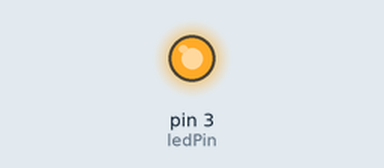
The sketch below on a simulated Arduino Uno, built with avr-gcc and run on an emulated ATmega328P. Parts: output pins drawn as LEDs (lit = HIGH).

Above: at 1.0 s.
At 5.5 s:
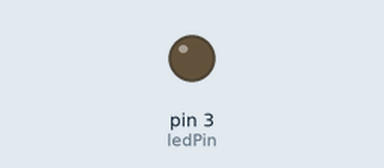
Timing chart, 0 to 6.9 s (numbered marks = the images above):
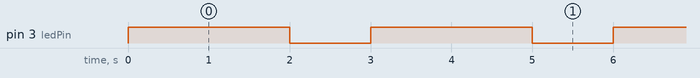

Measured:
- by itself, pin 3 (ledPin): alternates HIGH for 2.0 s and LOW for 1.0 s

The sketch:

clignotage_de_LED.ino
```cpp
const int ledPin = 3; // déclarez la broche 3 comme la broche LED

void setup() {
  pinMode(ledPin, OUTPUT); // configurez la broche 3 comme une sortie
}

void loop() {
  digitalWrite(ledPin, HIGH); // allumez la LED
  delay(2000); // attendez 2 secondes
  digitalWrite(ledPin, LOW); // éteignez la LED
  delay(1000); // attendez 1 seconde
}
```
